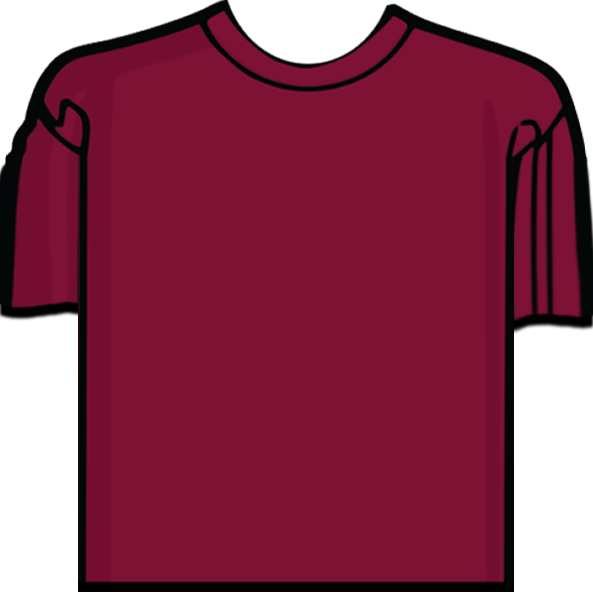
#> input picture pset8/shirtificate/shirtificate.png, 593 x 592 px
$ python shirtificate.py
#> lines starting #> are read from the running program, lines starting #| are printed output that depends on the picture
from fpdf import FPDF
from PIL import Image, ImageDraw, ImageFont
import os

def main():
    name = input("Name: ").title().strip()
#> the answer given: shirtificate.png
    shirt_output = f"shirtificate_{name}.png"

    create_shirt(name, shirt_output)
    create_shirt_pdf(shirt_output)

    # Remove shirt output
    os.remove(shirt_output)


def create_shirt(name, shirt_output):
#> called with name = 'Shirtificate.Png', shirt_output = 'shirtificate_Shirtificate.Png.png'
    with Image.open("shirtificate.png") as im:
#> im is the input picture: PIL image 593x592 RGBA; mean R, G, B, A 127.8, 52.5, 77.3, 203.3
        draw = ImageDraw.Draw(im)

        # Define text and font
        text = f"{name} took CS50"
        font_size = 28
        # font = ImageFont.truetype("/Library/Fonts/Arial Bold.ttf", font_size)
        font = ImageFont.load_default() # Use this for submit50

        # Calculate text size and position
        text_bbox = draw.textbbox((0, 0), text, font=font)  # Bounding box of the text
#> text_bbox = (0, 1, 120, 12)
        text_width = text_bbox[2] - text_bbox[0]
#> text_width = 120
        text_height = text_bbox[3] - text_bbox[1]
#> text_height = 11

        image_width, image_height = im.size
#> image_width = 593; image_height = 592
        text_x = (image_width - text_width) / 2
#> text_x = 236.5
        text_y = (image_height - text_height) * 0.35
#> text_y = 203.3

        # Define text color
        text_color = (255, 255, 255)  # White color

        # Draw text in the middle of the image
        draw.text((text_x, text_y), text, font=font, fill=text_color)

        # Save the modified image
        im.save(shirt_output)
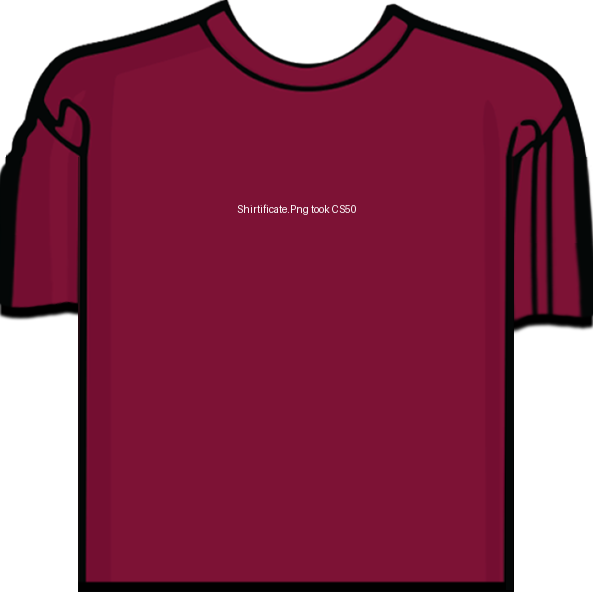
#> saved as shirtificate_Shirtificate.Png.png: PIL image 593x592 RGBA; mean R, G, B, A 127.9, 52.7, 77.5, 203.3; transparent parts drawn white

def create_shirt_pdf(shirt_output):
    pdf = FPDF(orientation="P", format="A4")
    pdf.add_page()
    pdf.set_font('helvetica', 'B', 40) # Set font
    pdf.cell(0, 50, "CS50 Shirtificate", new_x="LMARGIN", new_y="NEXT", align='C') # Show CS50 Shirtificate
    pdf.image(shirt_output, x='C', w=150) # Add Image
    pdf.output("shirtificate.pdf") # Save pdf

if __name__ == "__main__":
    main()
#> (the call stopped at in create_shirt_pdf, `pdf = FPDF(orientation="P", format="A4")`: fpdf is not available in this run)
